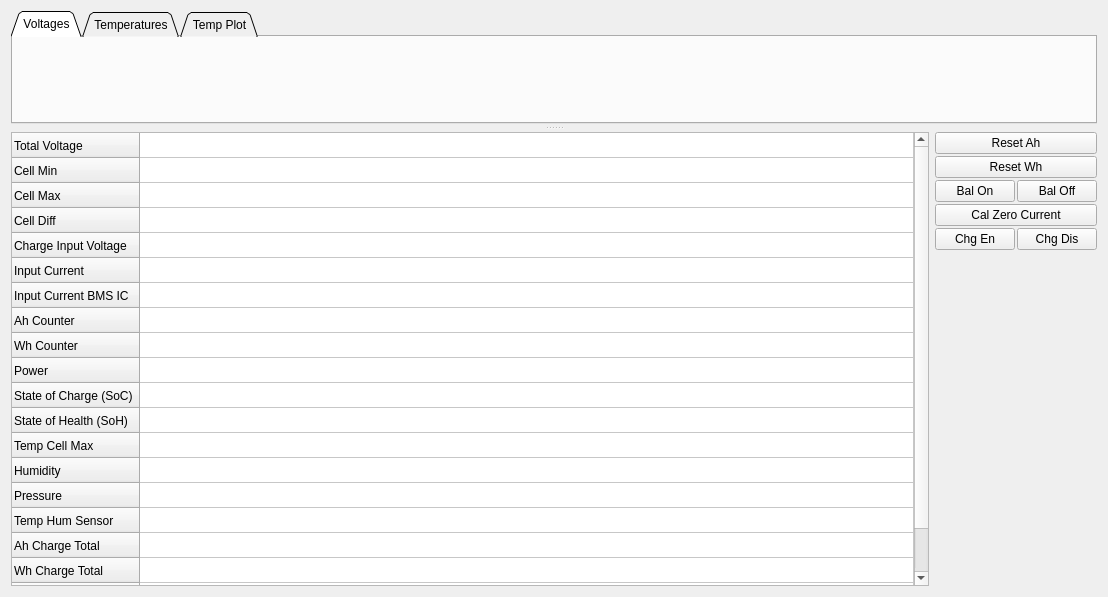
<?xml version="1.0" encoding="UTF-8"?>
<ui version="4.0">
 <class>PageBms</class>
 <widget class="QWidget" name="PageBms">
  <property name="geometry">
   <rect>
    <x>0</x>
    <y>0</y>
    <width>1108</width>
    <height>597</height>
   </rect>
  </property>
  <property name="windowTitle">
   <string>Form</string>
  </property>
  <layout class="QVBoxLayout" name="verticalLayout_5">
   <item>
    <widget class="QSplitter" name="splitter">
     <property name="orientation">
      <enum>Qt::Orientation::Vertical</enum>
     </property>
     <property name="handleWidth">
      <number>8</number>
     </property>
     <property name="childrenCollapsible">
      <bool>false</bool>
     </property>
     <widget class="QTabWidget" name="tabWidget">
      <property name="tabShape">
       <enum>QTabWidget::TabShape::Triangular</enum>
      </property>
      <property name="currentIndex">
       <number>0</number>
      </property>
      <widget class="QWidget" name="tab">
       <attribute name="title">
        <string>Voltages</string>
       </attribute>
       <layout class="QVBoxLayout" name="verticalLayout_2">
        <item>
         <widget class="QCustomPlot" name="plotCells" native="true"/>
        </item>
       </layout>
      </widget>
      <widget class="QWidget" name="tab_2">
       <attribute name="title">
        <string>Temperatures</string>
       </attribute>
       <layout class="QVBoxLayout" name="verticalLayout_4">
        <item>
         <widget class="QCustomPlot" name="plotTemp" native="true"/>
        </item>
       </layout>
      </widget>
      <widget class="QWidget" name="tab_3">
       <attribute name="title">
        <string>Temp Plot</string>
       </attribute>
       <layout class="QVBoxLayout" name="verticalLayout_3">
        <item>
         <widget class="BattTempPlot" name="tempPlot" native="true"/>
        </item>
       </layout>
      </widget>
     </widget>
     <widget class="QWidget" name="layoutWidget">
      <layout class="QHBoxLayout" name="horizontalLayout_3" stretch="1,0">
       <item>
        <widget class="QTableWidget" name="valTable">
         <property name="editTriggers">
          <set>QAbstractItemView::EditTrigger::NoEditTriggers</set>
         </property>
         <attribute name="horizontalHeaderVisible">
          <bool>false</bool>
         </attribute>
         <attribute name="horizontalHeaderStretchLastSection">
          <bool>true</bool>
         </attribute>
         <attribute name="verticalHeaderMinimumSectionSize">
          <number>25</number>
         </attribute>
         <attribute name="verticalHeaderDefaultSectionSize">
          <number>25</number>
         </attribute>
         <row>
          <property name="text">
           <string>Total Voltage</string>
          </property>
         </row>
         <row>
          <property name="text">
           <string>Cell Min</string>
          </property>
         </row>
         <row>
          <property name="text">
           <string>Cell Max</string>
          </property>
         </row>
         <row>
          <property name="text">
           <string>Cell Diff</string>
          </property>
         </row>
         <row>
          <property name="text">
           <string>Charge Input Voltage</string>
          </property>
         </row>
         <row>
          <property name="text">
           <string>Input Current</string>
          </property>
         </row>
         <row>
          <property name="text">
           <string>Input Current BMS IC</string>
          </property>
         </row>
         <row>
          <property name="text">
           <string>Ah Counter</string>
          </property>
         </row>
         <row>
          <property name="text">
           <string>Wh Counter</string>
          </property>
         </row>
         <row>
          <property name="text">
           <string>Power</string>
          </property>
         </row>
         <row>
          <property name="text">
           <string>State of Charge (SoC)</string>
          </property>
         </row>
         <row>
          <property name="text">
           <string>State of Health (SoH)</string>
          </property>
         </row>
         <row>
          <property name="text">
           <string>Temp Cell Max</string>
          </property>
         </row>
         <row>
          <property name="text">
           <string>Humidity</string>
          </property>
         </row>
         <row>
          <property name="text">
           <string>Pressure</string>
          </property>
         </row>
         <row>
          <property name="text">
           <string>Temp Hum Sensor</string>
          </property>
         </row>
         <row>
          <property name="text">
           <string>Ah Charge Total</string>
          </property>
         </row>
         <row>
          <property name="text">
           <string>Wh Charge Total</string>
          </property>
         </row>
         <row>
          <property name="text">
           <string>Ah Discharge Total</string>
          </property>
         </row>
         <row>
          <property name="text">
           <string>Wh Discharge Total</string>
          </property>
         </row>
         <column>
          <property name="text">
           <string>Value</string>
          </property>
         </column>
         <item row="0" column="0">
          <property name="text">
           <string/>
          </property>
         </item>
         <item row="1" column="0">
          <property name="text">
           <string/>
          </property>
         </item>
         <item row="2" column="0">
          <property name="text">
           <string/>
          </property>
         </item>
         <item row="3" column="0">
          <property name="text">
           <string/>
          </property>
         </item>
         <item row="4" column="0">
          <property name="text">
           <string/>
          </property>
         </item>
         <item row="5" column="0">
          <property name="text">
           <string/>
          </property>
         </item>
         <item row="6" column="0">
          <property name="text">
           <string/>
          </property>
         </item>
         <item row="7" column="0">
          <property name="text">
           <string/>
          </property>
         </item>
         <item row="8" column="0">
          <property name="text">
           <string/>
          </property>
         </item>
         <item row="9" column="0">
          <property name="text">
           <string/>
          </property>
         </item>
         <item row="10" column="0">
          <property name="text">
           <string/>
          </property>
         </item>
         <item row="11" column="0">
          <property name="text">
           <string/>
          </property>
         </item>
         <item row="12" column="0">
          <property name="text">
           <string/>
          </property>
         </item>
         <item row="13" column="0">
          <property name="text">
           <string/>
          </property>
         </item>
         <item row="14" column="0">
          <property name="text">
           <string/>
          </property>
         </item>
         <item row="15" column="0">
          <property name="text">
           <string/>
          </property>
         </item>
         <item row="16" column="0">
          <property name="text">
           <string/>
          </property>
         </item>
         <item row="17" column="0">
          <property name="text">
           <string/>
          </property>
         </item>
         <item row="18" column="0">
          <property name="text">
           <string/>
          </property>
         </item>
         <item row="19" column="0">
          <property name="text">
           <string/>
          </property>
         </item>
        </widget>
       </item>
       <item>
        <layout class="QVBoxLayout" name="verticalLayout" stretch="0,0,0,0,0,1">
         <property name="spacing">
          <number>2</number>
         </property>
         <item>
          <widget class="QPushButton" name="resetAhButton">
           <property name="text">
            <string>Reset Ah</string>
           </property>
           <property name="icon">
            <iconset resource="../res.qrc">
             <normaloff>:/res/icons/Restart-96.png</normaloff>:/res/icons/Restart-96.png</iconset>
           </property>
          </widget>
         </item>
         <item>
          <widget class="QPushButton" name="resetWhButton">
           <property name="text">
            <string>Reset Wh</string>
           </property>
           <property name="icon">
            <iconset resource="../res.qrc">
             <normaloff>:/res/icons/Restart-96.png</normaloff>:/res/icons/Restart-96.png</iconset>
           </property>
          </widget>
         </item>
         <item>
          <layout class="QHBoxLayout" name="horizontalLayout">
           <property name="spacing">
            <number>2</number>
           </property>
           <item>
            <widget class="QPushButton" name="balOnButton">
             <property name="text">
              <string>Bal On</string>
             </property>
             <property name="icon">
              <iconset resource="../res.qrc">
               <normaloff>:/res/icons/Circled Play-96.png</normaloff>:/res/icons/Circled Play-96.png</iconset>
             </property>
            </widget>
           </item>
           <item>
            <widget class="QPushButton" name="balOffButton">
             <property name="text">
              <string>Bal Off</string>
             </property>
             <property name="icon">
              <iconset resource="../res.qrc">
               <normaloff>:/res/icons/Stop-96.png</normaloff>:/res/icons/Stop-96.png</iconset>
             </property>
            </widget>
           </item>
          </layout>
         </item>
         <item>
          <widget class="QPushButton" name="zeroCurrentButton">
           <property name="text">
            <string>Cal Zero Current</string>
           </property>
           <property name="icon">
            <iconset resource="../res.qrc">
             <normaloff>:/res/icons/Refresh-96.png</normaloff>:/res/icons/Refresh-96.png</iconset>
           </property>
          </widget>
         </item>
         <item>
          <layout class="QHBoxLayout" name="horizontalLayout_2">
           <property name="spacing">
            <number>2</number>
           </property>
           <item>
            <widget class="QPushButton" name="chgEnButton">
             <property name="text">
              <string>Chg En</string>
             </property>
             <property name="icon">
              <iconset resource="../res.qrc">
               <normaloff>:/res/icons/Circled Play-96.png</normaloff>:/res/icons/Circled Play-96.png</iconset>
             </property>
            </widget>
           </item>
           <item>
            <widget class="QPushButton" name="chgDisButton">
             <property name="text">
              <string>Chg Dis</string>
             </property>
             <property name="icon">
              <iconset resource="../res.qrc">
               <normaloff>:/res/icons/Stop-96.png</normaloff>:/res/icons/Stop-96.png</iconset>
             </property>
            </widget>
           </item>
          </layout>
         </item>
         <item>
          <spacer name="verticalSpacer">
           <property name="orientation">
            <enum>Qt::Orientation::Vertical</enum>
           </property>
           <property name="sizeHint" stdset="0">
            <size>
             <width>20</width>
             <height>40</height>
            </size>
           </property>
          </spacer>
         </item>
        </layout>
       </item>
      </layout>
     </widget>
    </widget>
   </item>
  </layout>
 </widget>
 <customwidgets>
  <customwidget>
   <class>QCustomPlot</class>
   <extends>QWidget</extends>
   <header>widgets/qcustomplot.h</header>
   <container>1</container>
  </customwidget>
  <customwidget>
   <class>BattTempPlot</class>
   <extends>QWidget</extends>
   <header>widgets/batttempplot.h</header>
   <container>1</container>
  </customwidget>
 </customwidgets>
 <resources>
  <include location="../res.qrc"/>
 </resources>
 <connections/>
</ui>
